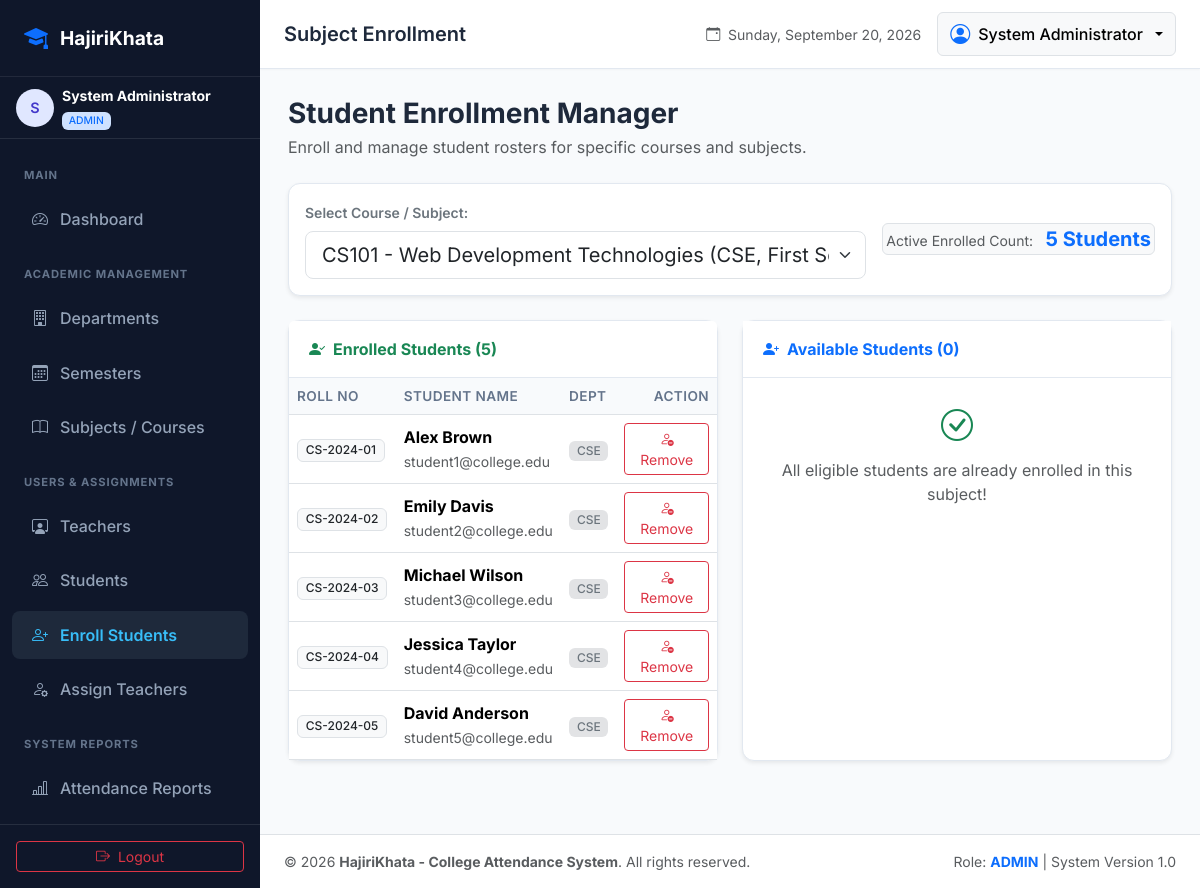
Page /admin/assign_students.php (signed in) on the committed database.
### tables this page shows
CREATE TABLE `users` (
    `id` INT AUTO_INCREMENT PRIMARY KEY,
    `username` VARCHAR(50) NOT NULL UNIQUE,
    `email` VARCHAR(100) NOT NULL UNIQUE,
    `password` VARCHAR(255) NOT NULL,
    `full_name` VARCHAR(100) NOT NULL,
    `role` ENUM('admin', 'teacher', 'student') NOT NULL,
    `department_id` INT NULL,
    `roll_no` VARCHAR(50) NULL UNIQUE,
    `phone` VARCHAR(20) NULL,
    `created_at` TIMESTAMP DEFAULT CURRENT_TIMESTAMP,
    `updated_at` TIMESTAMP DEFAULT CURRENT_TIMESTAMP ON UPDATE CURRENT_TIMESTAMP,
    FOREIGN KEY (`department_id`) REFERENCES `departments`(`id`) ON DELETE SET NULL
);

CREATE TABLE `departments` (
    `id` INT AUTO_INCREMENT PRIMARY KEY,
    `name` VARCHAR(100) NOT NULL,
    `code` VARCHAR(20) NOT NULL UNIQUE,
    `created_at` TIMESTAMP DEFAULT CURRENT_TIMESTAMP
);

### includes/helpers.php (called while the page is built, shortened)
<?php
function e($value): string {
    return htmlspecialchars((string)($value ?? ''), ENT_QUOTES, 'UTF-8');
}

### admin/assign_students.php (the view, shortened to what this page needs)
<?php
require_once __DIR__ . '/../config/db.php';
require_once __DIR__ . '/../includes/helpers.php';
$subject_id = (int)($_GET['subject_id'] ?? ($_POST['subject_id'] ?? 0));
$subjects = $pdo->query("
    SELECT s.id, s.subject_code, s.subject_name, d.code AS dept_code, sem.name AS sem_name
    FROM subjects s
    JOIN departments d ON s.department_id = d.id
    JOIN semesters sem ON s.semester_id = sem.id
    ORDER BY s.subject_code ASC
")->fetchAll();
if ($subject_id === 0 && !empty($subjects)) {
    $subject_id = (int)$subjects[0]['id'];
}
$current_subject = null;
if ($subject_id > 0) {
    $stmt = $pdo->prepare("
        SELECT s.*, d.name AS dept_name, sem.name AS sem_name
        FROM subjects s
        JOIN departments d ON s.department_id = d.id
        JOIN semesters sem ON s.semester_id = sem.id
        WHERE s.id = :id
    ");
    $stmt->execute([':id' => $subject_id]);
    $current_subject = $stmt->fetch();
}
$enrolled_students = [];
if ($subject_id > 0) {
    $stmt = $pdo->prepare("
        SELECT u.id, u.roll_no, u.full_name, u.email, d.code AS dept_code, ss.enrolled_at
        FROM users u
        JOIN subject_student ss ON u.id = ss.student_id
        LEFT JOIN departments d ON u.department_id = d.id
        WHERE ss.subject_id = :subj AND u.role = 'student'
        ORDER BY u.roll_no ASC
    ");
    $stmt->execute([':subj' => $subject_id]);
    $enrolled_students = $stmt->fetchAll();
}
$available_students = [];
if ($subject_id > 0) {
    $stmt = $pdo->prepare("
        SELECT u.id, u.roll_no, u.full_name, u.email, d.code AS dept_code
        FROM users u
        LEFT JOIN departments d ON u.department_id = d.id
        WHERE u.role = 'student'
          AND u.id NOT IN (SELECT student_id FROM subject_student WHERE subject_id = :subj)
        ORDER BY u.roll_no ASC
    ");
    $stmt->execute([':subj' => $subject_id]);
    $available_students = $stmt->fetchAll();
}
require_once __DIR__ . '/../includes/header.php';
?>
<div class="container-fluid px-0">
    <div class="d-flex flex-column flex-md-row justify-content-between align-items-md-center mb-4 gap-3">
        <div>
            <h3 class="fw-bold text-slate-900 mb-1">Student Enrollment Manager</h3>
            <p class="text-muted mb-0">Enroll and manage student rosters for specific courses and subjects.</p>
        </div>
    </div>
    <div class="card shadow-sm mb-4">
        <div class="card-body">
            <form method="GET" action="assign_students.php" class="row g-3 align-items-center">
                <div class="col-md-8">
                    <label class="form-label fw-semibold text-secondary small">Select Course / Subject:</label>
                    <select name="subject_id" class="form-select form-select-lg" onchange="this.form.submit()">
                        <?php foreach ($subjects as $s): ?>
                            <option value="<?= $s['id'] ?>" <?= $s['id'] == $subject_id ? 'selected' : '' ?>>
                                <?= e($s['subject_code']) ?> - <?= e($s['subject_name']) ?> (<?= e($s['dept_code']) ?>, <?= e($s['sem_name']) ?>)
                            </option>
                        <?php endforeach; ?>
                    </select>
                </div>
                <div class="col-md-4 d-flex align-items-end">
                    <?php if ($current_subject): ?>
                        <div class="p-2.5 bg-light rounded w-100 border text-center">
                            <span class="text-muted small">Active Enrolled Count:</span>
                            <strong class="text-primary fs-5 ms-2"><?= count($enrolled_students) ?> Students</strong>
                        </div>
                    <?php endif; ?>
                </div>
            </form>
        </div>
    </div>
    <?php if ($current_subject): ?>
    <div class="row g-4">
        <div class="col-lg-6">
            <div class="card h-100 shadow-sm">
                <div class="card-header bg-white d-flex justify-content-between align-items-center">
                    <span class="fw-bold text-success">
                        <i class="bi bi-person-check-fill me-2"></i>Enrolled Students (<?= count($enrolled_students) ?>)
                    </span>
                </div>
                <div class="card-body p-0">
                    <div class="table-responsive" style="max-height: 520px; overflow-y: auto;">
                        <table class="table table-hover align-middle mb-0">
                            <thead class="sticky-top">
                                <tr>
                                    <th>Roll No</th>
                                    <th>Student Name</th>
                                    <th>Dept</th>
                                    <th class="text-end">Action</th>
                                </tr>
                            </thead>
                            <tbody>
                                <?php if (empty($enrolled_students)): ?>
                                    <tr>
                                        <td colspan="4" class="text-center py-4 text-muted">No students currently enrolled in this subject.</td>
                                    </tr>
                                <?php else: ?>
                                    <?php foreach ($enrolled_students as $st): ?>
                                        <tr>
                                            <td><span class="badge bg-light text-dark border"><?= e($st['roll_no']) ?></span></td>
                                            <td>
                                                <div class="fw-bold"><?= e($st['full_name']) ?></div>
                                                <small class="text-muted"><?= e($st['email']) ?></small>
                                            </td>
                                            <td><span class="badge bg-secondary-subtle text-secondary"><?= e($st['dept_code'] ?? 'N/A') ?></span></td>
                                            <td class="text-end">
                                                <form action="assign_students.php" method="POST" class="d-inline" onsubmit="return confirm('Remove student <?= e($st['full_name']) ?> from this subject?');">
                                                    <button type="submit" class="btn btn-sm btn-outline-danger" title="Unenroll student">
                                                        <i class="bi bi-person-dash"></i> Remove
                                                    </button>
                                                </form>
                                            </td>
                                        </tr>
                                    <?php endforeach; ?>
                                <?php endif; ?>
                            </tbody>
                        </table>
                    </div>
                </div>
            </div>
        </div>
        <div class="col-lg-6">
            <div class="card h-100 shadow-sm">
                <form action="assign_students.php" method="POST">
                    <div class="card-header bg-white d-flex justify-content-between align-items-center">
                        <span class="fw-bold text-primary">
                            <i class="bi bi-person-plus-fill me-2"></i>Available Students (<?= count($available_students) ?>)
                        </span>
                    </div>
                    <div class="card-body p-0">
                        <?php if (empty($available_students)): ?>
                            <div class="p-4 text-center text-muted">
                                <i class="bi bi-check-circle fs-2 text-success d-block mb-2"></i>
                                All eligible students are already enrolled in this subject!
                            </div>
                        <?php endif; ?>
                    </div>
                </form>
            </div>
        </div>
    </div>
    <?php endif; ?>
</div>
<?php require_once __DIR__ . '/../includes/footer.php'; ?>

### rows in the picture
users: roll_no "CS-2024-01", full_name "Alex Brown", email "student1@college.edu", department.code "CSE"
users: roll_no "CS-2024-02", full_name "Emily Davis", email "student2@college.edu", department.code "CSE"
users: roll_no "CS-2024-03", full_name "Michael Wilson", email "student3@college.edu", department.code "CSE"
users: roll_no "CS-2024-04", full_name "Jessica Taylor", email "student4@college.edu", department.code "CSE"
users: roll_no "CS-2024-05", full_name "David Anderson", email "student5@college.edu", department.code "CSE"

### other values in the picture
substr($user['full_name'] ?? 'U', 0, 1) "S"
$user['full_name'] "System Administrator"
$user['role'] "ADMIN"
$page_title "Subject Enrollment"
count($enrolled_students) "5"
count($available_students) "0"
APP_NAME "HajiriKhata - College Attendance System"
$role "ADMIN"
form field subject_id "CS101 - Web Development Technologies (CSE, First Semester)"
